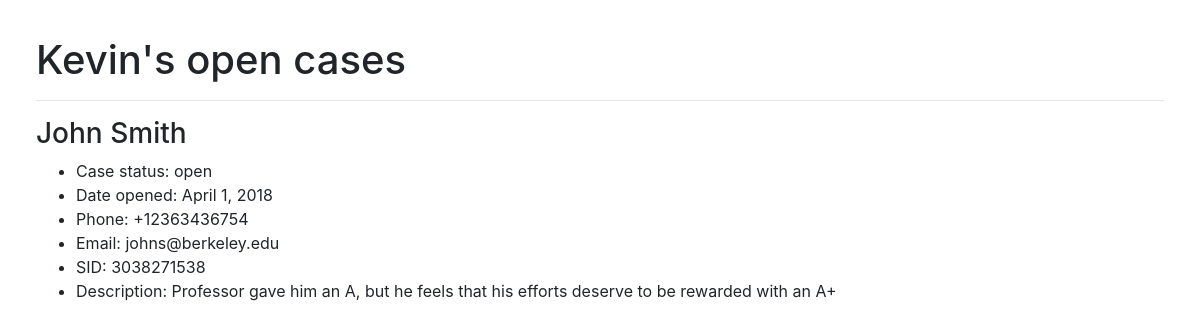
Page /kevin/ (signed in) on the committed database.
### cases/models.py (models this page shows, shortened)
class Person(models.Model):
    division = models.CharField(
        max_length=3,
        choices=DIVISION_CHOICES,
        default=ACADEMIC,
    )
    name = models.CharField(max_length=30)
    slug = models.SlugField(max_length=30, default="")
    account = models.OneToOneField(
        User, on_delete=models.CASCADE, blank=True, null=True)
    class Meta:
        verbose_name = 'Caseworker'

class Case(models.Model):
    client_name = models.CharField(max_length=30)
    client_email = models.EmailField(default="")
    client_phone = PhoneNumberField(default="")
    client_SID = models.CharField(max_length=10, default="")
    incident_description = models.TextField(default="")
    open_date = models.DateField('date case was opened', auto_now_add=True)
    close_date = models.DateField(
        'date case was closed', default=None, blank=True, null=True)
    caseworker = models.ForeignKey(
        Person, on_delete=models.CASCADE, default=None, blank=True, null=True)
    division = models.CharField(
        max_length=3, choices=DIVISION_CHOICES, default=ACADEMIC)
    isOpen = models.BooleanField('case open?', default=True)

### cases/views.py (the view)
# urls.py: path('<str:slug>/', views.PersonDetailView.as_view(), name='detail'),
class PersonDetailView(LoginRequiredMixin, generic.DetailView):
    login_url = 'login/'
    model = Person
    template_name = 'cases/persondetail.html'

### cases/templates/cases/persondetail.html (shortened to what this page needs)
{% extends "cases/base.html" %}
{% load bootstrap4 %}
{% block body %}
	<h1>{{ person.name }}'s open cases</h1>
	{% if user.username == person.name %}
	{% for case in person.case_set.all %}
		{% if case.isOpen %}
		<hr>
		<h3>{{case.client_name}}</h3>
		<ul>
			<li>Case status: {{ case.isOpen|yesno:"open,closed" }}</li>
			<li>Date opened: {{ case.open_date }}</li>
			<li>Phone: {{case.client_phone}}</li>
			<li>Email: {{case.client_email}}</li>
			<li>SID: {{case.client_SID}}</li>
			<li>Description: {{ case.incident_description }}</li>
		</ul>
		{% endif %}
	{% endfor %}
	{% endif %}
{% endblock %}

### cases/static/cases/style.css (style rules this page uses)
body { margin:3%; padding:0; }

### rows in the picture
Person: name "Kevin"
Case: client_name "John Smith", isOpen "open", open_date "April 1, 2018", client_phone "+12363436754", client_email "johns@berkeley.edu", client_SID "3038271538", incident_description "Professor gave him an A, but he feels that his efforts deserve to be rewarded with an A+"
